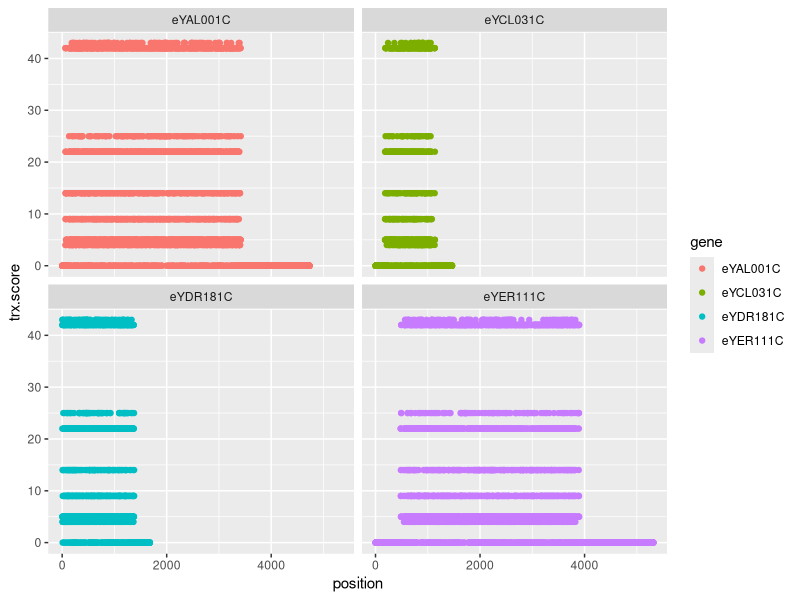
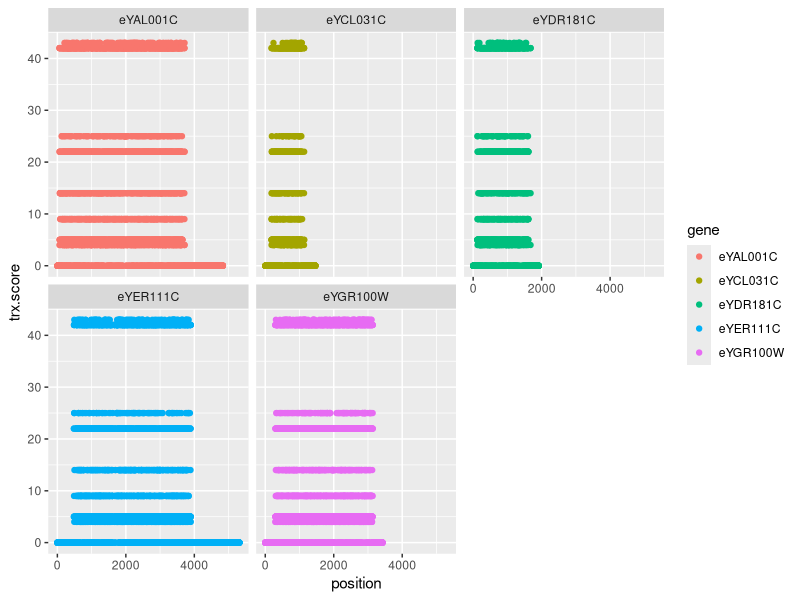
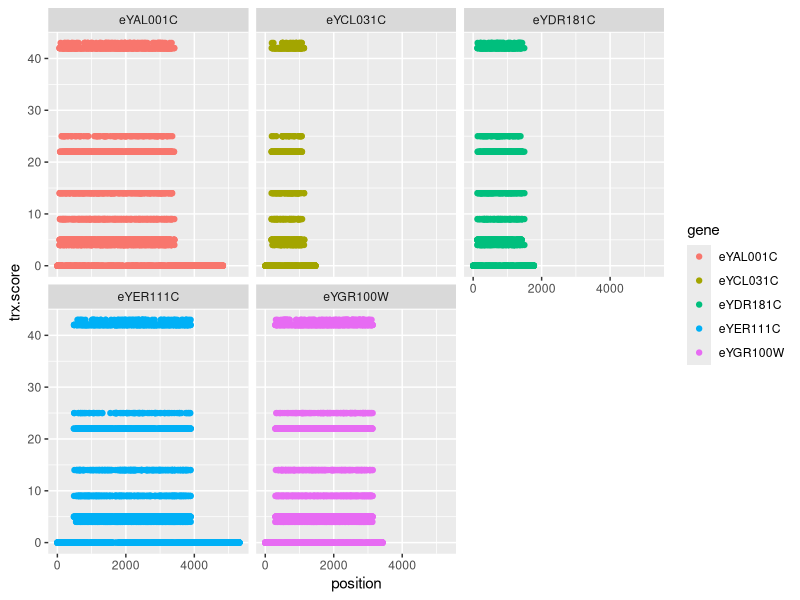
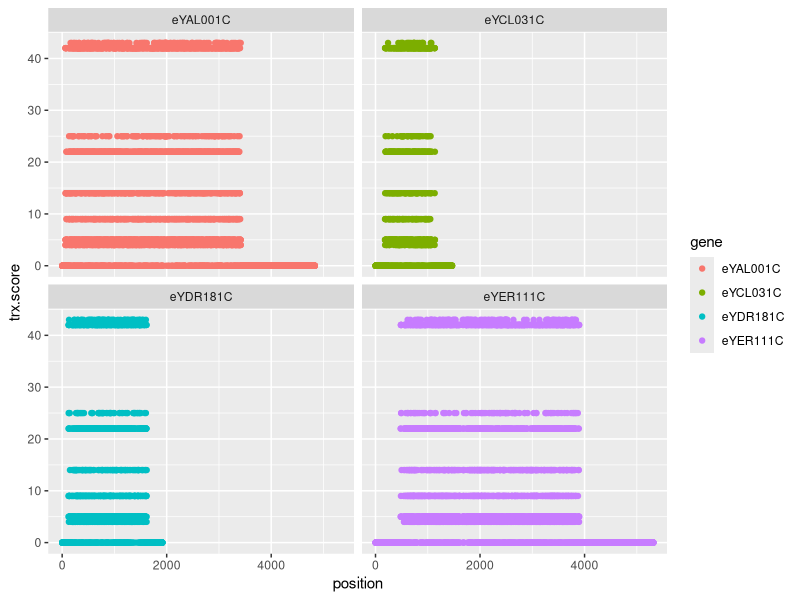
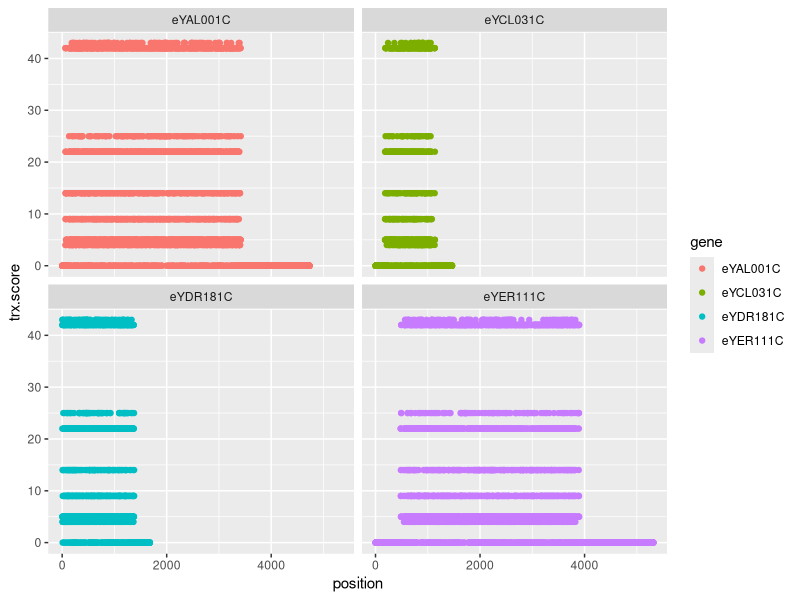
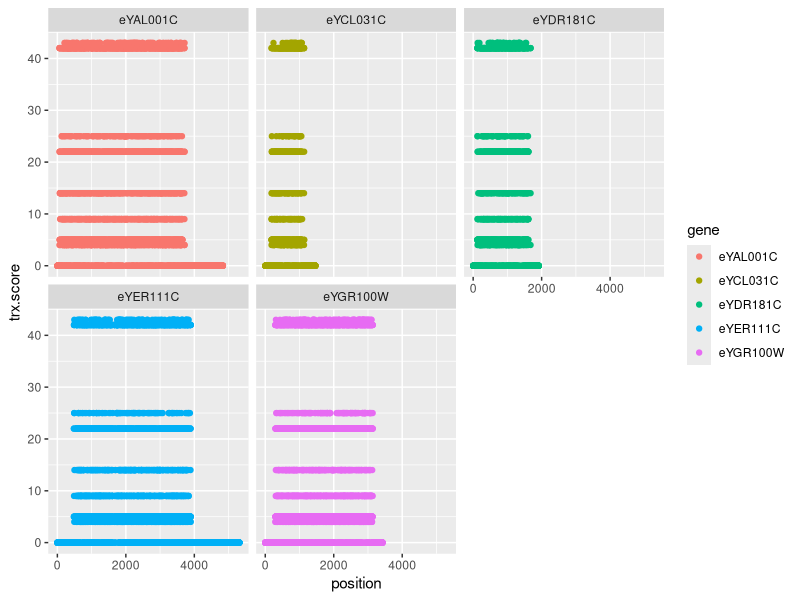
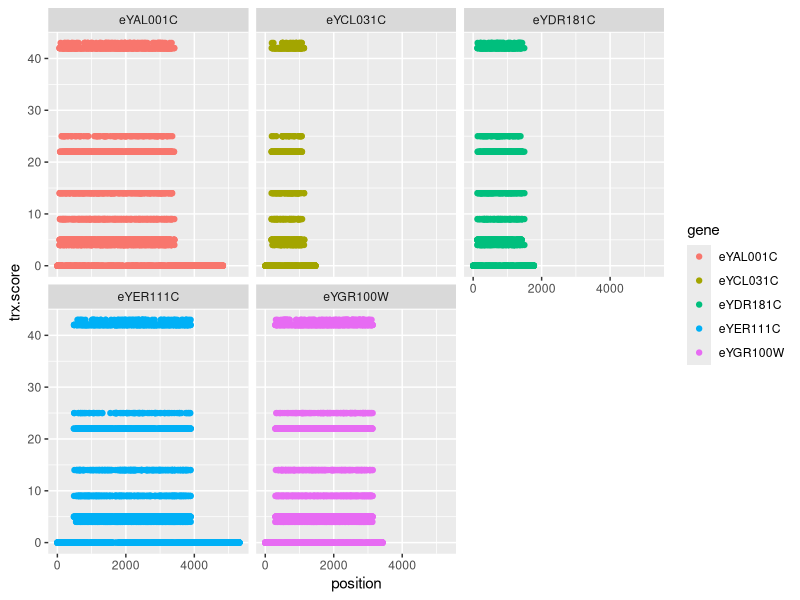
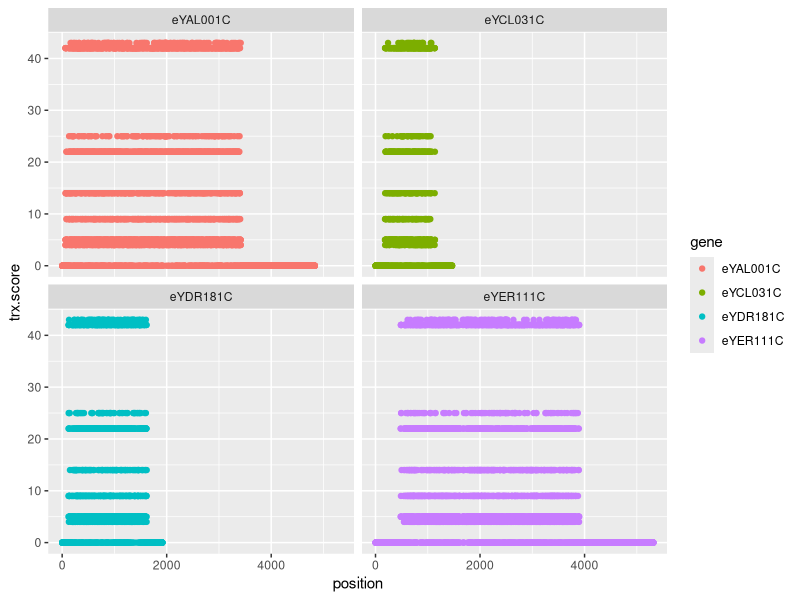

R code for these plots, in order:
# setwd("~/Code/Babbit")
bayanusTRX <- read.table("bayanus-TRXscore.csv",sep=",",header=TRUE)
cerevisiaeTRX <- read.table("cerevisiae-TRXscore.csv",sep=",",header=TRUE)
martinaeTRX <- read.table("martinae-TRXscore.csv",sep=",",header=TRUE)
paradoxusTRX <- read.table("paradoxus-TRXscore.csv",sep=",",header=TRUE)

library(ggplot2)
bayanusPlot<-qplot(data = bayanusTRX, x=position, y=trx.score, facets=~gene, color=gene)
bayanusPlot
ggsave("bayanusPlot.png")

cerevisiaePlot<-qplot(data = cerevisiaeTRX, x=position, y=trx.score, facets=~gene, color=gene)
cerevisiaePlot
ggsave("cerevisiaePlot.png")

martinaePlot<-qplot(data = martinaeTRX, x=position, y=trx.score, facets=~gene, color=gene)
martinaePlot
ggsave("martinaePlot.png")

paradoxusPlot<-qplot(data = paradoxusTRX, x=position, y=trx.score, facets=~gene, color=gene)
paradoxusPlot
ggsave("paradoxusPlot.png")



# rm(bayanusTRX)
# rm(cerevisiaeTRX)
# rm(martinaeTRX)
# rm(paradoxusTRX)
# rm(bayanusPlot)
